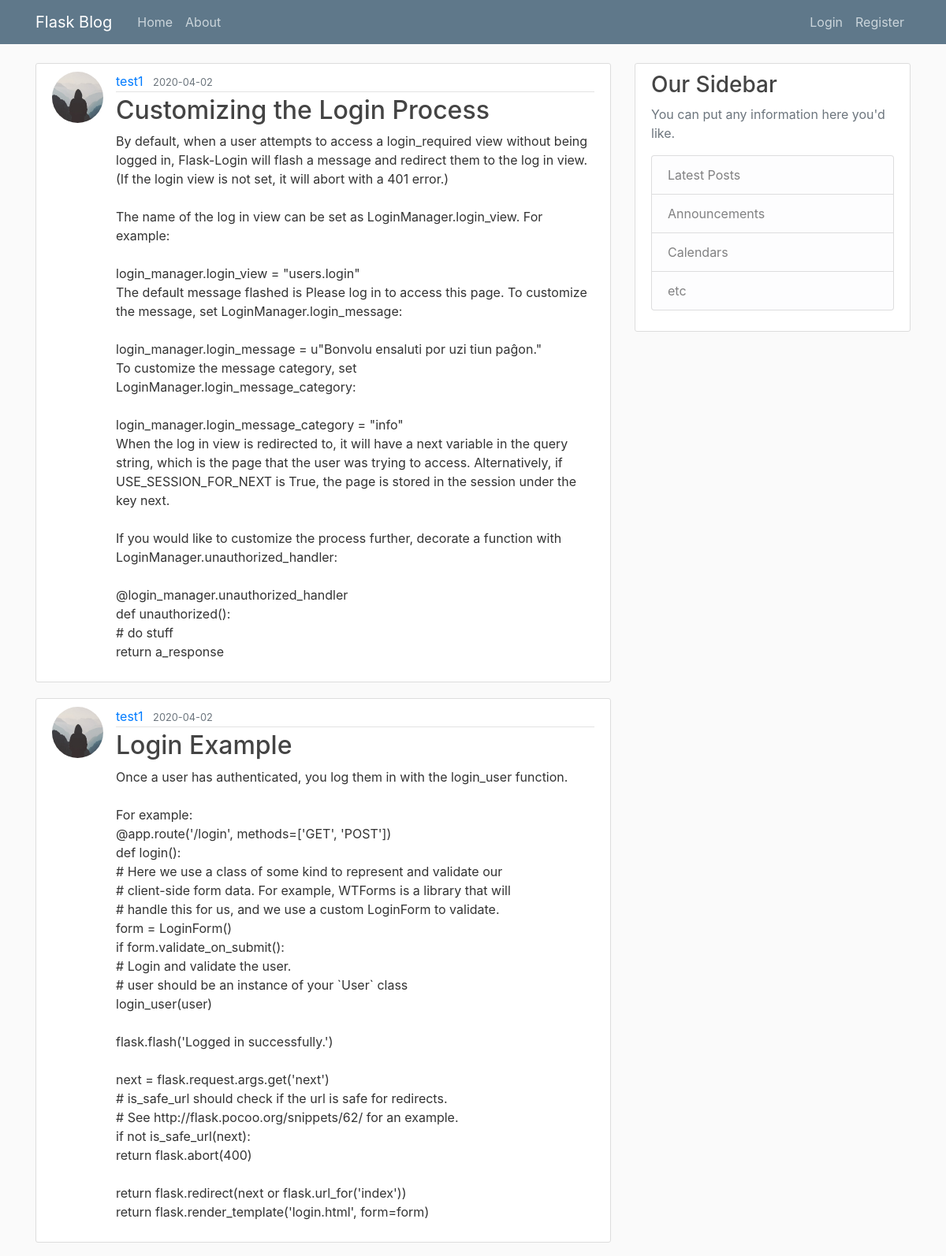
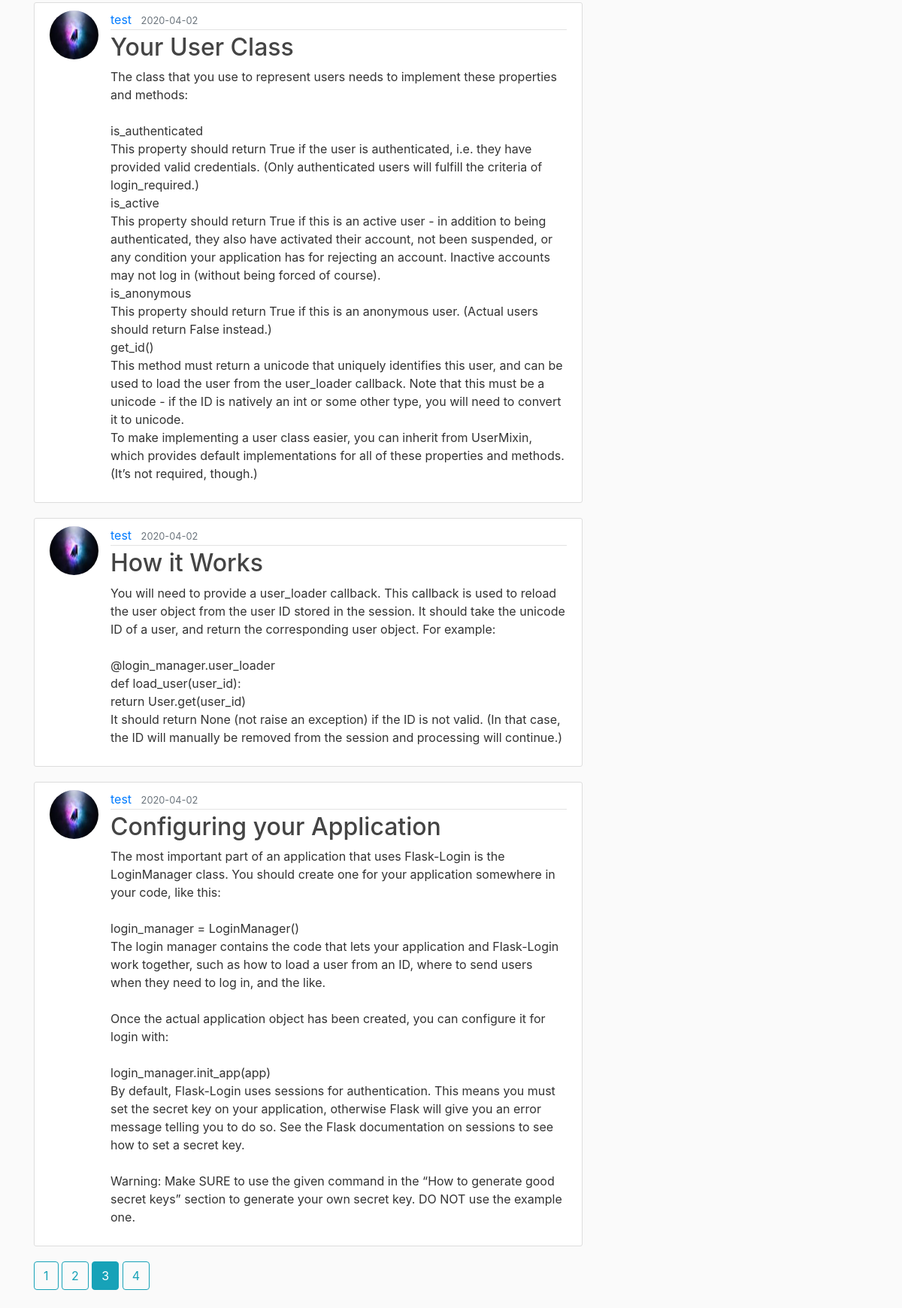
Screenshot of /home?page=3 with the database file from the repository (2 pictures, top to bottom).
### flaskblog/models.py (models this page shows, shortened)
class Post(db.Model):
    id = db.Column(db.Integer, primary_key=True)
    title = db.Column(db.String(100), nullable=False)
    date_posted = db.Column(db.DateTime, nullable=False,default=datetime.utcnow)
    content = db.Column(db.Text, nullable=False)
    user_id = db.Column(db.Integer, db.ForeignKey('user.id'),nullable=False)

class User(db.Model, UserMixin):
    id = db.Column(db.Integer, primary_key=True)
    username = db.Column(db.String(20), unique=True, nullable=False)
    email = db.Column(db.String(120), unique=True, nullable=False)
    image_file = db.Column(db.String(20), nullable=False, default='default.jpg')
    password = db.Column(db.String(60),nullable=False)
    posts = db.relationship('Post',backref='author',lazy=True)

### flaskblog/main/routes.py (the view)
@main.route("/")
@main.route("/home")
def home():
    page = request.args.get('page', 1, type=int)
    posts = Post.query.order_by(Post.date_posted.desc()).paginate(page=page, per_page=5)
    return render_template('home.html', posts=posts)

### flaskblog/templates/home.html
{% extends "layout.html" %}
{% block content %}
{% for post in posts.items %}
<article class="media content-section">
    <img class="rounded-circle article-img"
        src="{{ url_for('static', filename='profile_pics/'+post.author.image_file) }}">
    <div class="media-body">
        <div class="article-metadata">
            <a class="mr-2" href="{{ url_for('users.user_posts', username=post.author.username) }}">{{ post.author.username }}</a>
            <small class="text-muted">{{ post.date_posted.strftime("%Y-%m-%d") }}</small>
        </div>
        <h2><a class="article-title" href="{{ url_for('posts.post',post_id=post.id) }}">{{ post.title }}</a></h2>
        <p class="article-content">{{ post.content }}</p>
    </div>
</article>
{% endfor %}
{% for page_num in posts.iter_pages(left_edge=1, right_edge=1, left_current=1, right_current=2) %}
{% if page_num %}
    {% if posts.page == page_num %}
        <a class="btn btn-info mb-4" href="{{ url_for('main.home',page=page_num) }}">{{ page_num }}</a>
    {% else %}
        <a class="btn btn-outline-info mb-4" href="{{ url_for('main.home',page=page_num) }}">{{ page_num }}</a>
    {% endif %}
{% else %}
    ...
{% endif %}
{% endfor %}
{% endblock content %}

### flaskblog/static/main.css (style rules this page uses)
body { background: #fafafa; color: #333333; margin-top: 5rem; }
h1, h2, h3, h4, h5, h6 { color: #444444; }
.content-section { background: #ffffff; padding: 10px 20px; border: 1px solid #dddddd; border-radius: 3px; margin-bottom: 20px; }
.article-title { color: #444444; }
.article-content { white-space: pre-line; }
.article-img { height: 65px; width: 65px; margin-right: 16px; }
.article-metadata { padding-bottom: 1px; margin-bottom: 4px; border-bottom: 1px solid #e3e3e3 }

### rows the page displays
Post: image_file (placeholder picture), author.username "test1", date_posted "2020-04-02", title "Customizing the Login Process", content "By default, when a user attempts to access a login_required view without being logged in, Flask-Login will flash a message and redirect them to the log in view. (If the login view is not set, it will abort with a 401 error.) The name of the log in view can be set as LoginManager.login_view. For example: login_manager.login_view = \"users.login\" The default message flashed is Please log in to access this page. To customize the message, set LoginManager.login_message: login_manager.login_message = u\"Bonvolu ensaluti por uzi tiun paĝon.\" To customize the message category, set LoginManager.login_message_category: login_manager.login_message_category = \"info\" When the log in view is redirected…"
Post: image_file (placeholder picture), author.username "test1", date_posted "2020-04-02", title "Login Example", content "Once a user has authenticated, you log them in with the login_user function. For example: @app.route('/login', methods=['GET', 'POST']) def login(): # Here we use a class of some kind to represent and validate our # client-side form data. For example, WTForms is a library that will # handle this for us, and we use a custom LoginForm to validate. form = LoginForm() if form.validate_on_submit(): # Login and validate the user. # user should be an instance of your `User` class login_user(user) flask.flash('Logged in successfully.') next = flask.request.args.get('next') # is_safe_url should check if the url is safe for redirects. # See http://flask.pocoo.org/snippets/62/ for an example. if not…"
Post: image_file (picture), author.username "test", date_posted "2020-04-02", title "Your User Class", content "The class that you use to represent users needs to implement these properties and methods: is_authenticated This property should return True if the user is authenticated, i.e. they have provided valid credentials. (Only authenticated users will fulfill the criteria of login_required.) is_active This property should return True if this is an active user - in addition to being authenticated, they also have activated their account, not been suspended, or any condition your application has for rejecting an account. Inactive accounts may not log in (without being forced of course). is_anonymous This property should return True if this is an anonymous user. (Actual users should return False…"
Post: image_file (picture), author.username "test", date_posted "2020-04-02", title "How it Works", content "You will need to provide a user_loader callback. This callback is used to reload the user object from the user ID stored in the session. It should take the unicode ID of a user, and return the corresponding user object. For example: @login_manager.user_loader def load_user(user_id): return User.get(user_id) It should return None (not raise an exception) if the ID is not valid. (In that case, the ID will manually be removed from the session and processing will continue.)"
Post: image_file (picture), author.username "test", date_posted "2020-04-02", title "Configuring your Application", content "The most important part of an application that uses Flask-Login is the LoginManager class. You should create one for your application somewhere in your code, like this: login_manager = LoginManager() The login manager contains the code that lets your application and Flask-Login work together, such as how to load a user from an ID, where to send users when they need to log in, and the like. Once the actual application object has been created, you can configure it for login with: login_manager.init_app(app) By default, Flask-Login uses sessions for authentication. This means you must set the secret key on your application, otherwise Flask will give you an error message telling you to do so.…"

### other values shown
{{ page_num }} "1" "2" "4"
{{ page_num }} "3"
